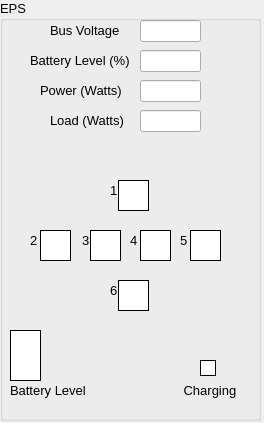
<?xml version="1.0" encoding="UTF-8"?>
<ui version="4.0">
 <class>EpsWidget</class>
 <widget class="QWidget" name="EpsWidget">
  <property name="geometry">
   <rect>
    <x>0</x>
    <y>0</y>
    <width>264</width>
    <height>423</height>
   </rect>
  </property>
  <property name="windowTitle">
   <string>Form</string>
  </property>
  <widget class="QGroupBox" name="epsGroupBox">
   <property name="geometry">
    <rect>
     <x>0</x>
     <y>0</y>
     <width>261</width>
     <height>421</height>
    </rect>
   </property>
   <property name="font">
    <font>
     <family>Arial</family>
     <pointsize>10</pointsize>
    </font>
   </property>
   <property name="styleSheet">
    <string notr="true"/>
   </property>
   <property name="title">
    <string>EPS</string>
   </property>
   <widget class="QLabel" name="label_1">
    <property name="geometry">
     <rect>
      <x>50</x>
      <y>20</y>
      <width>81</width>
      <height>20</height>
     </rect>
    </property>
    <property name="layoutDirection">
     <enum>Qt::RightToLeft</enum>
    </property>
    <property name="text">
     <string>Bus Voltage</string>
    </property>
   </widget>
   <widget class="QLabel" name="label_2">
    <property name="geometry">
     <rect>
      <x>30</x>
      <y>50</y>
      <width>101</width>
      <height>20</height>
     </rect>
    </property>
    <property name="text">
     <string>Battery Level (%)</string>
    </property>
   </widget>
   <widget class="QLabel" name="label_3">
    <property name="geometry">
     <rect>
      <x>40</x>
      <y>80</y>
      <width>91</width>
      <height>20</height>
     </rect>
    </property>
    <property name="layoutDirection">
     <enum>Qt::LeftToRight</enum>
    </property>
    <property name="text">
     <string>Power (Watts)</string>
    </property>
   </widget>
   <widget class="QLabel" name="label_4">
    <property name="geometry">
     <rect>
      <x>50</x>
      <y>110</y>
      <width>81</width>
      <height>20</height>
     </rect>
    </property>
    <property name="layoutDirection">
     <enum>Qt::LeftToRight</enum>
    </property>
    <property name="text">
     <string>Load (Watts)</string>
    </property>
   </widget>
   <widget class="QLineEdit" name="BusVoltage">
    <property name="geometry">
     <rect>
      <x>140</x>
      <y>20</y>
      <width>61</width>
      <height>22</height>
     </rect>
    </property>
   </widget>
   <widget class="QLineEdit" name="BatteryLevel">
    <property name="geometry">
     <rect>
      <x>140</x>
      <y>50</y>
      <width>61</width>
      <height>22</height>
     </rect>
    </property>
   </widget>
   <widget class="QLineEdit" name="Power">
    <property name="geometry">
     <rect>
      <x>140</x>
      <y>80</y>
      <width>61</width>
      <height>22</height>
     </rect>
    </property>
   </widget>
   <widget class="QLineEdit" name="Load">
    <property name="geometry">
     <rect>
      <x>140</x>
      <y>110</y>
      <width>61</width>
      <height>22</height>
     </rect>
    </property>
   </widget>
   <widget class="QFrame" name="Panel0">
    <property name="geometry">
     <rect>
      <x>118</x>
      <y>180</y>
      <width>31</width>
      <height>31</height>
     </rect>
    </property>
    <property name="styleSheet">
     <string notr="true">border-width: 1px;
border-style: solid;
border-color: rgb(0, 0, 0);
background-color: rgb(255,255,255);
</string>
    </property>
   </widget>
   <widget class="QFrame" name="Panel1">
    <property name="geometry">
     <rect>
      <x>40</x>
      <y>230</y>
      <width>31</width>
      <height>31</height>
     </rect>
    </property>
    <property name="styleSheet">
     <string notr="true">border-width: 1px;
border-style: solid;
border-color: rgb(0, 0, 0);
background-color: rgb(255,255,255);</string>
    </property>
    <property name="frameShape">
     <enum>QFrame::StyledPanel</enum>
    </property>
    <property name="frameShadow">
     <enum>QFrame::Raised</enum>
    </property>
   </widget>
   <widget class="QFrame" name="Panel2">
    <property name="geometry">
     <rect>
      <x>90</x>
      <y>230</y>
      <width>31</width>
      <height>31</height>
     </rect>
    </property>
    <property name="styleSheet">
     <string notr="true">border-width: 1px;
border-style: solid;
border-color: rgb(0, 0, 0);
background-color: rgb(255,255,255);</string>
    </property>
    <property name="frameShape">
     <enum>QFrame::StyledPanel</enum>
    </property>
    <property name="frameShadow">
     <enum>QFrame::Raised</enum>
    </property>
   </widget>
   <widget class="QFrame" name="Panel4">
    <property name="geometry">
     <rect>
      <x>190</x>
      <y>230</y>
      <width>31</width>
      <height>31</height>
     </rect>
    </property>
    <property name="styleSheet">
     <string notr="true">border-width: 1px;
border-style: solid;
border-color: rgb(0, 0, 0);
background-color: rgb(255,255,255);</string>
    </property>
    <property name="frameShape">
     <enum>QFrame::StyledPanel</enum>
    </property>
    <property name="frameShadow">
     <enum>QFrame::Raised</enum>
    </property>
   </widget>
   <widget class="QFrame" name="Panel3">
    <property name="geometry">
     <rect>
      <x>140</x>
      <y>230</y>
      <width>31</width>
      <height>31</height>
     </rect>
    </property>
    <property name="styleSheet">
     <string notr="true">border-width: 1px;
border-style: solid;
border-color: rgb(0, 0, 0);
background-color: rgb(255,255,255);</string>
    </property>
    <property name="frameShape">
     <enum>QFrame::StyledPanel</enum>
    </property>
    <property name="frameShadow">
     <enum>QFrame::Raised</enum>
    </property>
   </widget>
   <widget class="QFrame" name="ChargingLight">
    <property name="geometry">
     <rect>
      <x>200</x>
      <y>360</y>
      <width>16</width>
      <height>16</height>
     </rect>
    </property>
    <property name="styleSheet">
     <string notr="true">border-width: 1px;
border-style: solid;
border-color: rgb(0, 0, 0);
background-color: rgb(255,255,255);</string>
    </property>
    <property name="frameShape">
     <enum>QFrame::StyledPanel</enum>
    </property>
    <property name="frameShadow">
     <enum>QFrame::Raised</enum>
    </property>
   </widget>
   <widget class="QFrame" name="Panel5">
    <property name="geometry">
     <rect>
      <x>118</x>
      <y>280</y>
      <width>31</width>
      <height>31</height>
     </rect>
    </property>
    <property name="styleSheet">
     <string notr="true">border-width: 1px;
border-style: solid;
border-color: rgb(0, 0, 0);
background-color: rgb(255,255,255);</string>
    </property>
    <property name="frameShape">
     <enum>QFrame::StyledPanel</enum>
    </property>
    <property name="frameShadow">
     <enum>QFrame::Raised</enum>
    </property>
   </widget>
   <widget class="QLabel" name="label_32">
    <property name="geometry">
     <rect>
      <x>110</x>
      <y>180</y>
      <width>16</width>
      <height>20</height>
     </rect>
    </property>
    <property name="layoutDirection">
     <enum>Qt::LeftToRight</enum>
    </property>
    <property name="text">
     <string>1</string>
    </property>
   </widget>
   <widget class="QLabel" name="label_33">
    <property name="geometry">
     <rect>
      <x>30</x>
      <y>230</y>
      <width>16</width>
      <height>20</height>
     </rect>
    </property>
    <property name="layoutDirection">
     <enum>Qt::LeftToRight</enum>
    </property>
    <property name="text">
     <string>2</string>
    </property>
   </widget>
   <widget class="QLabel" name="label_34">
    <property name="geometry">
     <rect>
      <x>82</x>
      <y>230</y>
      <width>16</width>
      <height>20</height>
     </rect>
    </property>
    <property name="layoutDirection">
     <enum>Qt::LeftToRight</enum>
    </property>
    <property name="text">
     <string>3</string>
    </property>
   </widget>
   <widget class="QLabel" name="label_35">
    <property name="geometry">
     <rect>
      <x>130</x>
      <y>230</y>
      <width>16</width>
      <height>20</height>
     </rect>
    </property>
    <property name="layoutDirection">
     <enum>Qt::LeftToRight</enum>
    </property>
    <property name="text">
     <string>4</string>
    </property>
   </widget>
   <widget class="QLabel" name="label_36">
    <property name="geometry">
     <rect>
      <x>180</x>
      <y>230</y>
      <width>16</width>
      <height>20</height>
     </rect>
    </property>
    <property name="layoutDirection">
     <enum>Qt::LeftToRight</enum>
    </property>
    <property name="text">
     <string>5</string>
    </property>
   </widget>
   <widget class="QLabel" name="label_37">
    <property name="geometry">
     <rect>
      <x>110</x>
      <y>280</y>
      <width>16</width>
      <height>20</height>
     </rect>
    </property>
    <property name="layoutDirection">
     <enum>Qt::LeftToRight</enum>
    </property>
    <property name="text">
     <string>6</string>
    </property>
   </widget>
   <widget class="QLabel" name="label_41">
    <property name="geometry">
     <rect>
      <x>180</x>
      <y>380</y>
      <width>61</width>
      <height>20</height>
     </rect>
    </property>
    <property name="layoutDirection">
     <enum>Qt::LeftToRight</enum>
    </property>
    <property name="text">
     <string> Charging</string>
    </property>
   </widget>
   <widget class="QFrame" name="BatteryLevelBar">
    <property name="geometry">
     <rect>
      <x>10</x>
      <y>330</y>
      <width>31</width>
      <height>51</height>
     </rect>
    </property>
    <property name="styleSheet">
     <string notr="true">border-width: 1px;
border-style: solid;
border-color: rgb(0, 0, 0);
background-color: rgb(255,255,255);</string>
    </property>
    <property name="frameShape">
     <enum>QFrame::StyledPanel</enum>
    </property>
    <property name="frameShadow">
     <enum>QFrame::Raised</enum>
    </property>
   </widget>
   <widget class="QLabel" name="label_59">
    <property name="geometry">
     <rect>
      <x>10</x>
      <y>380</y>
      <width>81</width>
      <height>20</height>
     </rect>
    </property>
    <property name="layoutDirection">
     <enum>Qt::LeftToRight</enum>
    </property>
    <property name="text">
     <string>Battery Level</string>
    </property>
   </widget>
  </widget>
 </widget>
 <resources/>
 <connections/>
</ui>
